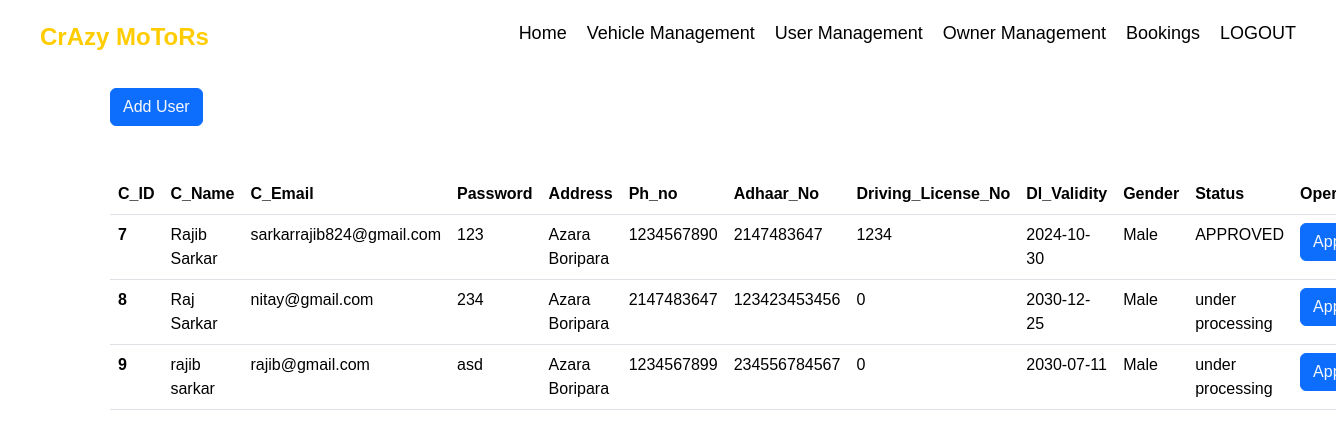
Screenshot of /admin_userdisplay.php with the database file from the repository.
### tables this page shows
CREATE TABLE `users` (
  `c_id` int(10) NOT NULL,
  `c_name` varchar(50) NOT NULL,
  `c_email` varchar(50) NOT NULL,
  `password` varchar(10) NOT NULL,
  `address` varchar(100) NOT NULL,
  `ph_no` int(10) NOT NULL,
  `adhar_no` varchar(20) NOT NULL,
  `dl_no` int(20) NOT NULL,
  `dl_validity` date NOT NULL,
  `gender` varchar(10) NOT NULL,
  `status` varchar(50) DEFAULT 'under processing'
);

### admin_userdisplay.php (the view, shortened to what this page needs)
<?php
include 'connect.php';
?>
<!DOCTYPE html>
<html lang="en">
<head>
  <link href="https://cdn.jsdelivr.net/npm/bootstrap@5.3.3/dist/css/bootstrap.min.css" rel="stylesheet">
</head>
<body>
<div class="navbar">
    <div class="icon">
      <h2 class="logo">CrAzy MoToRs</h2>
    </div>
    <div class="menu">
      <ul>
        <li><a href="admin_dash.php">Home</a></li>
        <li><a href="admin_vehicledisplay.php">Vehicle Management</a></li>
        <li><a href="admin_userdisplay.php">User Management</a></li>
        <li><a href="admin_ownerdisplay.php">Owner Management</a></li>
        <li><a href="admin_bookingdisplay.php">Bookings</a></li>
        <li><a href="homepage.php">LOGOUT</a></li>
      </ul>
    </div>
  </div>
  <div class="container form">
    <button class=" btn btn-primary my-5">
      <a href="customer_registration.php" class="text-light" style="text-decoration: none">Add User</a>
    </button>
    <table class="table">
      <thead>
        <tr>
          <th scope="col">C_ID</th>
          <th scope="col">C_Name</th>
          <th scope="col">C_Email</th>
          <th scope="col">Password</th>
          <th scope="col">Address</th>
          <th scope="col">Ph_no</th>
          <th scope="col">Adhaar_No</th>
          <th scope="col">Driving_License_No</th>
          <th scope="col">Dl_Validity</th>
          <th scope="col">Gender</th>
          <th scope="col">Status</th>
          <th scope="col">Operations</th>
        </tr>
      </thead>
      <tbody>
        <?php
        $sql = "select * from users";
        $result = mysqli_query($conn, $sql);
        if ($result) {
          while ($row = mysqli_fetch_assoc($result)) {
            $id = $row['c_id'];
            $name = $row['c_name'];
            $email = $row['c_email'];
            $pass = $row['password'];
            $address = $row['address'];
            $ph_no = $row['ph_no'];
            $adhar_no = $row['adhar_no'];
            $dl_no = $row['dl_no'];
            $dl_validity = $row['dl_validity'];
            $gender = $row['gender'];
            $status = $row['status'];
            echo '<tr>
        <th scope="row">' . $id . '</th>
        <td>' . $name . '</td>
        <td>' . $email . '</td>
        <td>' . $pass . '</td>
        <td>' . $address . '</td>
        <td>' . $ph_no . '</td>
        <td>' . $adhar_no . '</td>
        <td>' . $dl_no . '</td>
        <td>' . $dl_validity . '</td>
        <td>' . $gender . '</td>
        <td>' . $status . '</td>
        <td>
          <button class=" btn btn-primary">
      <a href="admin_userapprove.php?c_id=' . $id . '" class="text-light" style="text-decoration: none">Approve</a>
    </button>
        </td>
      </tr>';
          }
        }
        ?>
      </tbody>
    </table>
  </div>
</body>
</html>

### admin_userdisplay.php (style rules this page uses)
* { margin: 0; padding: 0; box-sizing: border-box; font-family: Arial, sans-serif; }
.form { margin-top: 40px; }
.navbar { display: flex; justify-content: space-between; align-items: center; padding: 20px 40px; position: fixed; top: 0; left: 0; width: 100%; z-index: 1000; }
.icon .logo { font-size: 24px; font-weight: bold; color: #ffcc00; }
.menu ul { display: flex; list-style: none; }
.menu ul li { margin-left: 20px; }
.menu ul li a { color: black; text-decoration: none; font-size: 18px; transition: color 0.3s ease; }

### rows the page displays
users: c_id "7", c_name "Rajib Sarkar", c_email "sarkarrajib824@gmail.com", password "123", address "Azara Boripara", ph_no "1234567890", adhar_no "2147483647", dl_no "1234", dl_validity "2024-10-30", gender "Male", status "APPROVED"
users: c_id "8", c_name "Raj Sarkar", c_email "nitay@gmail.com", password "234", address "Azara Boripara", ph_no "2147483647", adhar_no "123423453456", dl_no "0", dl_validity "2030-12-25", gender "Male", status "under processing"
users: c_id "9", c_name "rajib sarkar", c_email "rajib@gmail.com", password "asd", address "Azara Boripara", ph_no "1234567899", adhar_no "234556784567", dl_no "0", dl_validity "2030-07-11", gender "Male", status "under processing"
